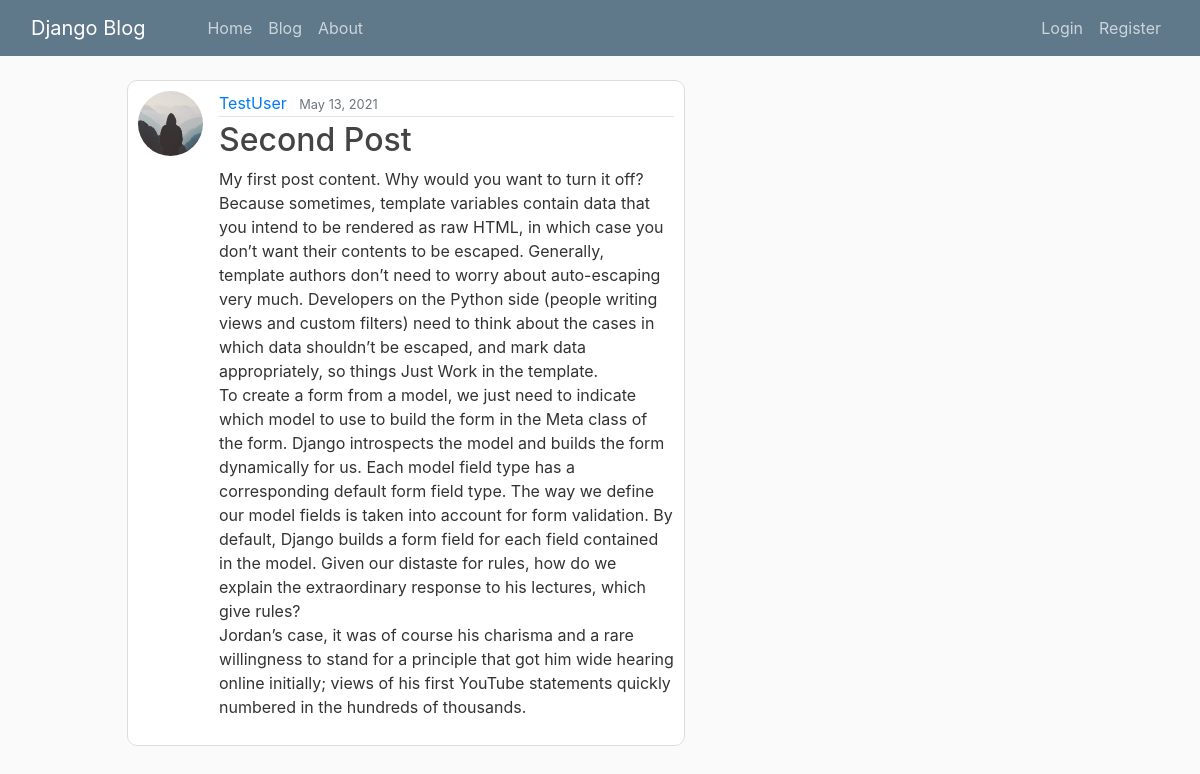
The app's page /post/2/ with its own data.
### blog/models.py (models this page shows, shortened)
class Post(models.Model):
    title = models.CharField(max_length=100)
    content = models.TextField()
    date_posted = models.DateTimeField(default=timezone.now)
    author = models.ForeignKey(User, on_delete=models.CASCADE)

### users/models.py (models this page shows, shortened)
class Profile(models.Model):
    user = models.OneToOneField(User, on_delete=models.CASCADE)
    image = models.ImageField(default='default.jpg', upload_to='profile_pics')

### blog/views.py (the view)
# urls.py: path('post/<int:pk>/', PostDetailView.as_view(), name='post-detail'),
class PostDetailView(DetailView):
    model = Post

### blog/templates/blog/post_detail.html (shortened to what this page needs)
{% extends 'blog/base.html' %}
{% block content %}
    <article class="media content-section">
      <img class='rounded-circle article-img' src="{{ object.author.profile.image.url }}" alt="profile_pic">
      <div class="media-body">
        <div class="article-metadata">
          <a class="mr-2" href="{% url 'user-posts' object.author.username %}">{{ object.author }}</a>
          <small class="text-muted">{{ object.date_posted|date:"F d, Y" }}</small>
        </div>
        <h2 class="article-title">{{ object.title }}</h2>
        <p class="article-content">{{ object.content }}</p>
      </div>
    </article>
{% endblock content %}

### blog/static/css/style.css (style rules this page uses)
body { background: #fafafa; color: #333333; margin-top: 5rem; }
h1, h2, h3, h4, h5, h6 { color: #444444; }
.content-section { background: #ffffff; padding: 10px 10px; border: 1px solid #dddddd; border-radius: 10px; margin-left: 7rem; margin-bottom: 20px; }
.article-title { color: #444444; }
.article-content { white-space: pre-line; }
.article-img { height: 65px; width: 65px; margin-right: 16px; }
.article-metadata { padding-bottom: 1px; margin-bottom: 4px; border-bottom: 1px solid #e3e3e3 }

### records on screen
Post: author.profile.image (placeholder picture), author "TestUser", date_posted "May 13, 2021", title "Second Post", content "My first post content. Why would you want to turn it off? Because sometimes, template variables contain data that you intend to be rendered as raw HTML, in which case you don’t want their contents to be escaped. Generally, template authors don’t need to worry about auto-escaping very much. Developers on the Python side (people writing views and custom filters) need to think about the cases in which data shouldn’t be escaped, and mark data appropriately, so things Just Work in the template. To create a form from a model, we just need to indicate which model to use to build the form in the Meta class of the form. Django introspects the model and builds the form dynamically for us. Each model…"
